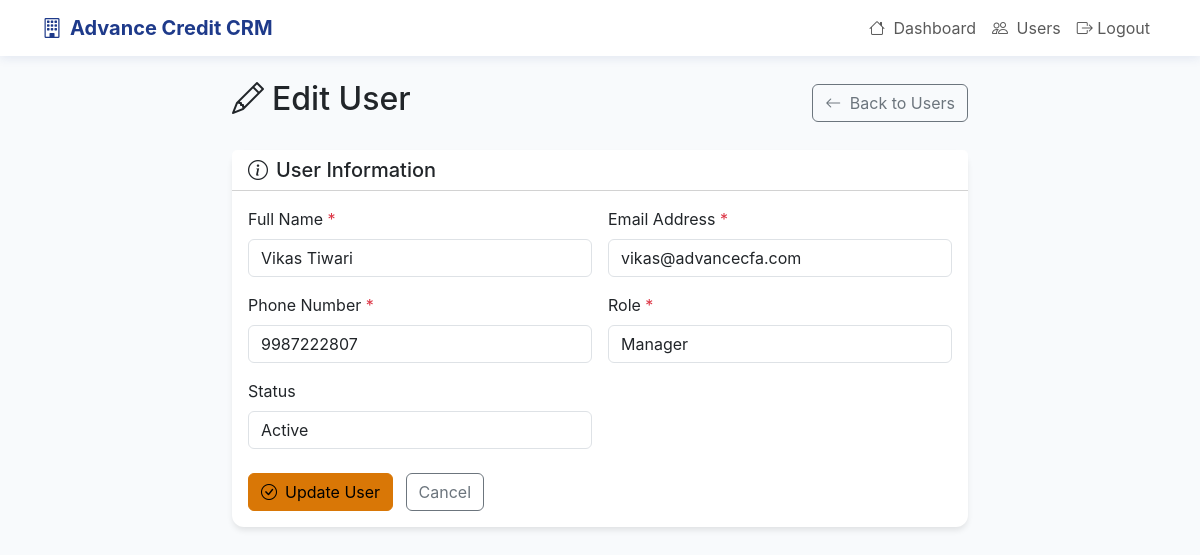
/crm/users/4/edit (signed in), run on the app's committed database.
### src/shared/crm_models.py (models this page shows)
class User(CRMBase):
    __tablename__ = "users"
    user_id = Column(Integer, primary_key=True, index=True)
    name = Column(String(128), nullable=False)
    email = Column(String(128), unique=True, nullable=False)
    phone = Column(String(32), unique=True, nullable=False)
    password_hash = Column(String(128), nullable=False)
    role = Column(String(32), default="employee")  # 'employee', 'manager', 'admin'
    is_active = Column(Boolean, default=True)
    created_at = Column(DateTime, server_default=func.now())
    employee = relationship("Employee", back_populates="user", uselist=False)

### src/crm/routes.py (the view)
@router.get("/users/{user_id}/edit", response_class=HTMLResponse)
def user_edit_get(request: Request, user_id: int, db: Session = Depends(get_db)):
    current_user_id = request.session.get("user_id")
    if not current_user_id:
        return RedirectResponse("/crm/unauthorized", status_code=status.HTTP_302_FOUND)
    current_user = db.query(User).filter(User.user_id == current_user_id).first()
    if not current_user or current_user.role != "admin":
        return RedirectResponse("/crm/unauthorized", status_code=status.HTTP_302_FOUND)
    user = db.query(User).filter(User.user_id == user_id).first()
    if not user:
        raise HTTPException(status_code=404, detail="User not found")
    return templates.TemplateResponse("user_edit.html", {"request": request, "user": user, "error": None})

### src/crm/templates/user_edit.html (shortened to what this page needs)
<!DOCTYPE html>
<html lang="en">
<head>
    <link href="https://cdn.jsdelivr.net/npm/bootstrap@5.3.0/dist/css/bootstrap.min.css" rel="stylesheet">
    <link rel="stylesheet" href="https://cdn.jsdelivr.net/npm/bootstrap-icons@1.11.1/font/bootstrap-icons.css">
</head>
<body>
    <nav class="navbar navbar-expand-lg navbar-light">
        <div class="container">
            <a class="navbar-brand" href="/crm/dashboard">
                <i class="bi bi-building me-2"></i>Advance Credit CRM
            </a>
            <div class="navbar-nav ms-auto">
                <a class="nav-link" href="/crm/dashboard">
                    <i class="bi bi-house me-1"></i> Dashboard
                </a>
                <a class="nav-link" href="/crm/users">
                    <i class="bi bi-people me-1"></i> Users
                </a>
                <a class="nav-link" href="/crm/logout">
                    <i class="bi bi-box-arrow-right"></i> Logout
                </a>
            </div>
        </div>
    </nav>
    <div class="container mt-4">
        <div class="row justify-content-center">
            <div class="col-lg-8">
                <div class="d-flex justify-content-between align-items-center mb-4">
                    <h2><i class="bi bi-pencil me-2"></i>Edit User</h2>
                    <a href="/crm/users" class="btn btn-outline-secondary">
                        <i class="bi bi-arrow-left me-1"></i> Back to Users
                    </a>
                </div>
                <div class="card">
                    <div class="card-header bg-white">
                        <h5 class="mb-0"><i class="bi bi-info-circle me-2"></i>User Information</h5>
                    </div>
                    <div class="card-body">
                        <form method="post" action="/crm/users/{{ user.user_id }}/edit">
                            <div class="row g-3">
                                <div class="col-md-6">
                                    <label for="name" class="form-label">Full Name <span class="text-danger">*</span></label>
                                    <input type="text" class="form-control" id="name" name="name" value="{{ user.name }}" required>
                                </div>
                                <div class="col-md-6">
                                    <label for="email" class="form-label">Email Address <span class="text-danger">*</span></label>
                                    <input type="email" class="form-control" id="email" name="email" value="{{ user.email }}" required>
                                </div>
                                <div class="col-md-6">
                                    <label for="phone" class="form-label">Phone Number <span class="text-danger">*</span></label>
                                    <input type="tel" class="form-control" id="phone" name="phone" value="{{ user.phone }}" required>
                                </div>
                                <div class="col-md-6">
                                    <label for="role" class="form-label">Role <span class="text-danger">*</span></label>
                                    <select class="form-control" id="role" name="role" required>
                                        <option value="manager" {% if user.role == 'manager' %}selected{% endif %}>Manager</option>
                                    </select>
                                </div>
                                <div class="col-md-6">
                                    <label for="is_active" class="form-label">Status</label>
                                    <select class="form-control" id="is_active" name="is_active">
                                        <option value="true" {% if user.is_active %}selected{% endif %}>Active</option>
                                    </select>
                                </div>
                            </div>
                            <div class="mt-4">
                                <button type="submit" class="btn btn-warning">
                                    <i class="bi bi-check-circle me-2"></i>Update User
                                </button>
                                <a href="/crm/users" class="btn btn-outline-secondary ms-2">Cancel</a>
                            </div>
                        </form>
                    </div>
                </div>
            </div>
        </div>
    </div>
</body>
</html>

### src/crm/templates/user_edit.html (style rules this page uses)
:root { --primary-blue: #1e3a8a; --secondary-blue: #3b82f6; --accent-blue: #1e40af; --light-blue: #dbeafe; --white: #ffffff; --dark-text: #1f2937; --gray-text: #6b7280; }
body { font-family: 'Inter', -apple-system, BlinkMacSystemFont, sans-serif; background: #f8fafc; }
.navbar { background: var(--white) !important; box-shadow: 0 2px 10px rgba(30, 58, 138, 0.1); }
.navbar-brand { color: var(--primary-blue) !important; font-weight: 700; }
.card { border: none; border-radius: 12px; box-shadow: 0 4px 6px -1px rgba(0, 0, 0, 0.1); }
.btn-warning { background: #d97706; border-color: #d97706; }

### data on the page
User: name "Vikas Tiwari", email "vikas@advancecfa.com", phone "9987222807", role "Manager", is_active "Active"
